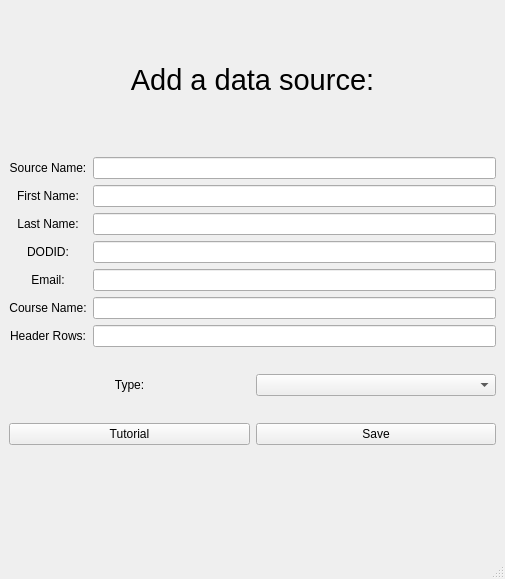
<?xml version="1.0" encoding="UTF-8"?>
<ui version="4.0">
 <class>AddWindow</class>
 <widget class="QMainWindow" name="AddWindow">
  <property name="geometry">
   <rect>
    <x>0</x>
    <y>0</y>
    <width>505</width>
    <height>579</height>
   </rect>
  </property>
  <property name="windowTitle">
   <string>Add Source</string>
  </property>
  <widget class="QWidget" name="centralwidget">
   <layout class="QGridLayout" name="gridLayout">
    <item row="0" column="0" colspan="2">
     <widget class="QLabel" name="label_5">
      <property name="maximumSize">
       <size>
        <width>16777215</width>
        <height>100</height>
       </size>
      </property>
      <property name="font">
       <font>
        <family>Arial</family>
        <pointsize>22</pointsize>
       </font>
      </property>
      <property name="text">
       <string>Add a data source:</string>
      </property>
      <property name="alignment">
       <set>Qt::AlignCenter</set>
      </property>
     </widget>
    </item>
    <item row="1" column="1">
     <layout class="QVBoxLayout" name="verticalLayout_2">
      <item>
       <widget class="QLineEdit" name="sourceName">
        <property name="maximumSize">
         <size>
          <width>500</width>
          <height>16777215</height>
         </size>
        </property>
        <property name="text">
         <string/>
        </property>
       </widget>
      </item>
      <item>
       <widget class="QLineEdit" name="firstName">
        <property name="maximumSize">
         <size>
          <width>500</width>
          <height>16777215</height>
         </size>
        </property>
        <property name="text">
         <string/>
        </property>
       </widget>
      </item>
      <item>
       <widget class="QLineEdit" name="lastName">
        <property name="maximumSize">
         <size>
          <width>500</width>
          <height>16777215</height>
         </size>
        </property>
        <property name="text">
         <string/>
        </property>
       </widget>
      </item>
      <item>
       <widget class="QLineEdit" name="dodid">
        <property name="maximumSize">
         <size>
          <width>500</width>
          <height>16777215</height>
         </size>
        </property>
        <property name="text">
         <string/>
        </property>
       </widget>
      </item>
      <item>
       <widget class="QLineEdit" name="email">
        <property name="maximumSize">
         <size>
          <width>500</width>
          <height>16777215</height>
         </size>
        </property>
        <property name="text">
         <string/>
        </property>
       </widget>
      </item>
      <item>
       <widget class="QLineEdit" name="courseName">
        <property name="maximumSize">
         <size>
          <width>500</width>
          <height>16777215</height>
         </size>
        </property>
        <property name="text">
         <string/>
        </property>
       </widget>
      </item>
      <item>
       <widget class="QLineEdit" name="skipRows"/>
      </item>
     </layout>
    </item>
    <item row="6" column="0" colspan="2">
     <widget class="QLabel" name="actionLabel">
      <property name="sizePolicy">
       <sizepolicy hsizetype="Preferred" vsizetype="Preferred">
        <horstretch>0</horstretch>
        <verstretch>0</verstretch>
       </sizepolicy>
      </property>
      <property name="maximumSize">
       <size>
        <width>16777215</width>
        <height>50</height>
       </size>
      </property>
      <property name="text">
       <string/>
      </property>
      <property name="alignment">
       <set>Qt::AlignCenter</set>
      </property>
     </widget>
    </item>
    <item row="2" column="0" colspan="2">
     <layout class="QHBoxLayout" name="horizontalLayout">
      <item>
       <widget class="QLabel" name="label">
        <property name="text">
         <string>Type:</string>
        </property>
        <property name="alignment">
         <set>Qt::AlignCenter</set>
        </property>
       </widget>
      </item>
      <item>
       <widget class="QComboBox" name="typeDdl"/>
      </item>
     </layout>
    </item>
    <item row="1" column="0">
     <layout class="QVBoxLayout" name="verticalLayout">
      <item>
       <widget class="QLabel" name="sourceNameLabel">
        <property name="font">
         <font>
          <family>Arial</family>
         </font>
        </property>
        <property name="text">
         <string>Source Name:</string>
        </property>
        <property name="alignment">
         <set>Qt::AlignCenter</set>
        </property>
       </widget>
      </item>
      <item>
       <widget class="QLabel" name="firstNameLabel">
        <property name="font">
         <font>
          <family>Arial</family>
         </font>
        </property>
        <property name="text">
         <string>First Name:</string>
        </property>
        <property name="alignment">
         <set>Qt::AlignCenter</set>
        </property>
       </widget>
      </item>
      <item>
       <widget class="QLabel" name="lastNameLabel">
        <property name="font">
         <font>
          <family>Arial</family>
         </font>
        </property>
        <property name="text">
         <string>Last Name:</string>
        </property>
        <property name="alignment">
         <set>Qt::AlignCenter</set>
        </property>
       </widget>
      </item>
      <item>
       <widget class="QLabel" name="dodidLabel">
        <property name="font">
         <font>
          <family>Arial</family>
         </font>
        </property>
        <property name="text">
         <string>DODID:</string>
        </property>
        <property name="alignment">
         <set>Qt::AlignCenter</set>
        </property>
       </widget>
      </item>
      <item>
       <widget class="QLabel" name="emailLabel">
        <property name="font">
         <font>
          <family>Arial</family>
         </font>
        </property>
        <property name="text">
         <string>Email:</string>
        </property>
        <property name="alignment">
         <set>Qt::AlignCenter</set>
        </property>
       </widget>
      </item>
      <item>
       <widget class="QLabel" name="courseNameLabel">
        <property name="font">
         <font>
          <family>Arial</family>
         </font>
        </property>
        <property name="text">
         <string>Course Name:</string>
        </property>
        <property name="alignment">
         <set>Qt::AlignCenter</set>
        </property>
       </widget>
      </item>
      <item>
       <widget class="QLabel" name="skipRowsLabel">
        <property name="text">
         <string>Header Rows:</string>
        </property>
        <property name="alignment">
         <set>Qt::AlignCenter</set>
        </property>
       </widget>
      </item>
     </layout>
    </item>
    <item row="4" column="0" colspan="2">
     <layout class="QHBoxLayout" name="horizontalLayout_3">
      <item>
       <widget class="QPushButton" name="tutorialBtn">
        <property name="font">
         <font>
          <family>Arial</family>
         </font>
        </property>
        <property name="text">
         <string>Tutorial</string>
        </property>
       </widget>
      </item>
      <item>
       <widget class="QPushButton" name="saveSourceBtn">
        <property name="font">
         <font>
          <family>Arial</family>
         </font>
        </property>
        <property name="text">
         <string>Save</string>
        </property>
       </widget>
      </item>
     </layout>
    </item>
    <item row="3" column="0">
     <layout class="QVBoxLayout" name="dynamicLabelVL"/>
    </item>
    <item row="3" column="1">
     <layout class="QVBoxLayout" name="dynamicIndexVL"/>
    </item>
   </layout>
  </widget>
  <widget class="QMenuBar" name="menubar">
   <property name="geometry">
    <rect>
     <x>0</x>
     <y>0</y>
     <width>505</width>
     <height>26</height>
    </rect>
   </property>
  </widget>
  <widget class="QStatusBar" name="statusbar"/>
 </widget>
 <resources/>
 <connections/>
</ui>
